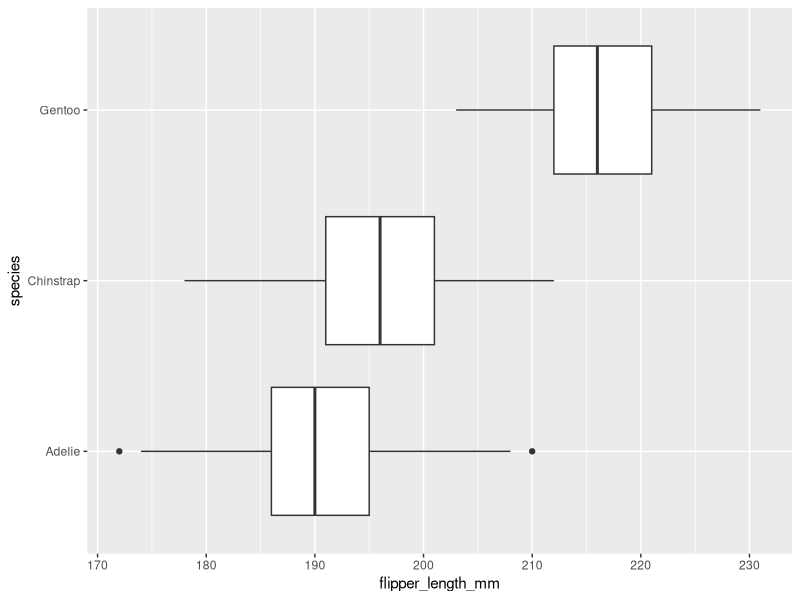
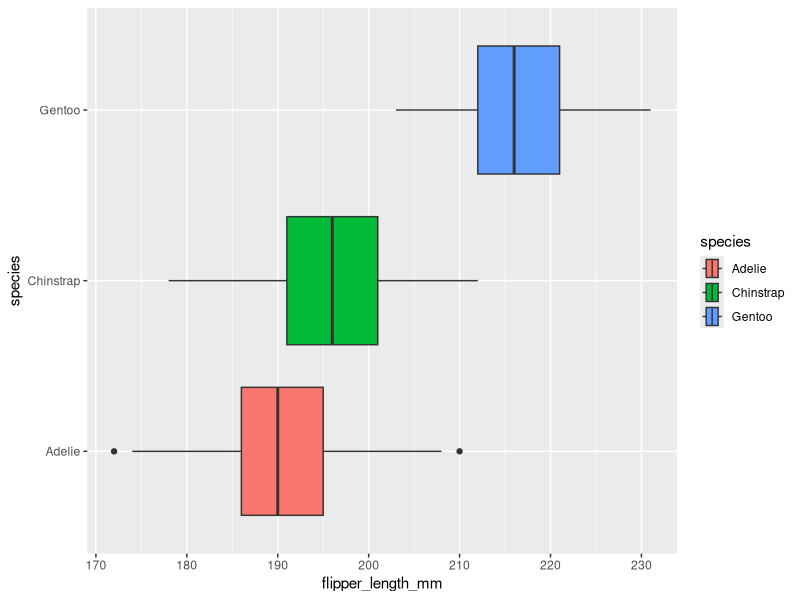
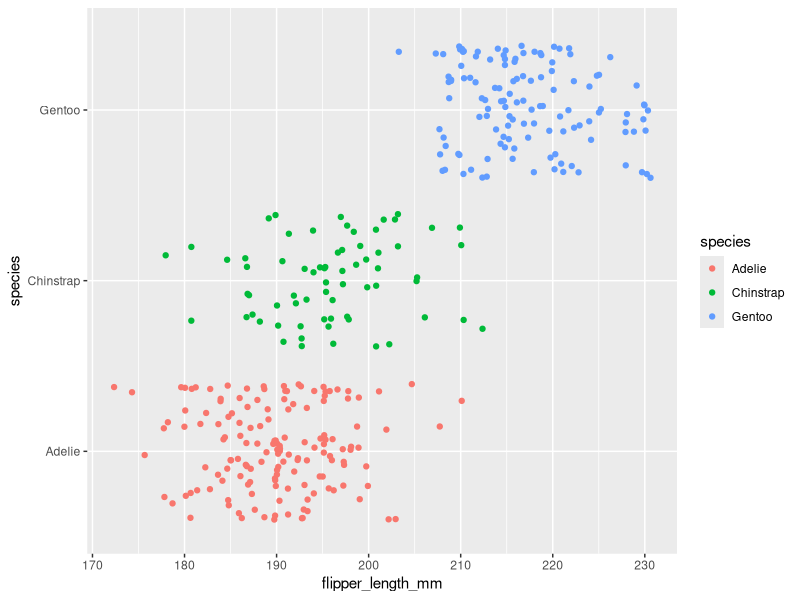

Source code (R) for these figures, in order:
## ---- chunk 1
knitr::opts_chunk$set(error = TRUE)
## ---- chunk 2
library(palmerpenguins)
penguins
## ---- chunk 3
library(ggplot2)
## ---- chunk 4
ggplot(data = penguins, mapping = aes(x = flipper_length_mm, y = species)) +
  geom_boxplot()
## ---- chunk 5
ggplot(data = penguins, mapping = aes(x = flipper_length_mm, y = species, fill = species)) +
  geom_boxplot()
## ---- chunk 6
ggplot(data = penguins, mapping = aes(x = flipper_length_mm, y = species, color = species)) +
  geom_jitter()
## ---- chunk 7

## ---- chunk 8

## ---- chunk 9

## ---- chunk 10

## ---- chunk 11

## ---- chunk 12

## ---- chunk 13

## ---- chunk 14

